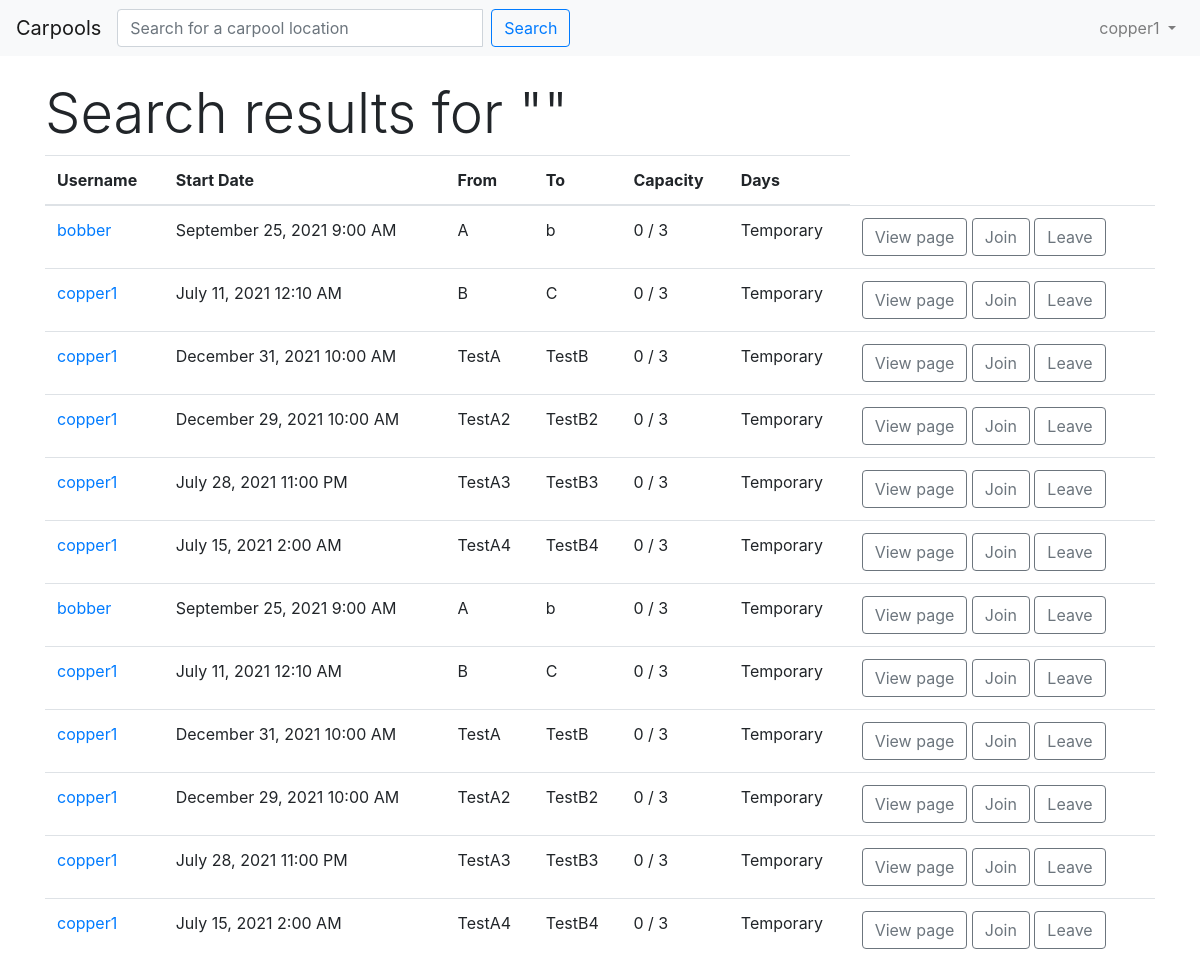
The app's page /search (signed in), older data.
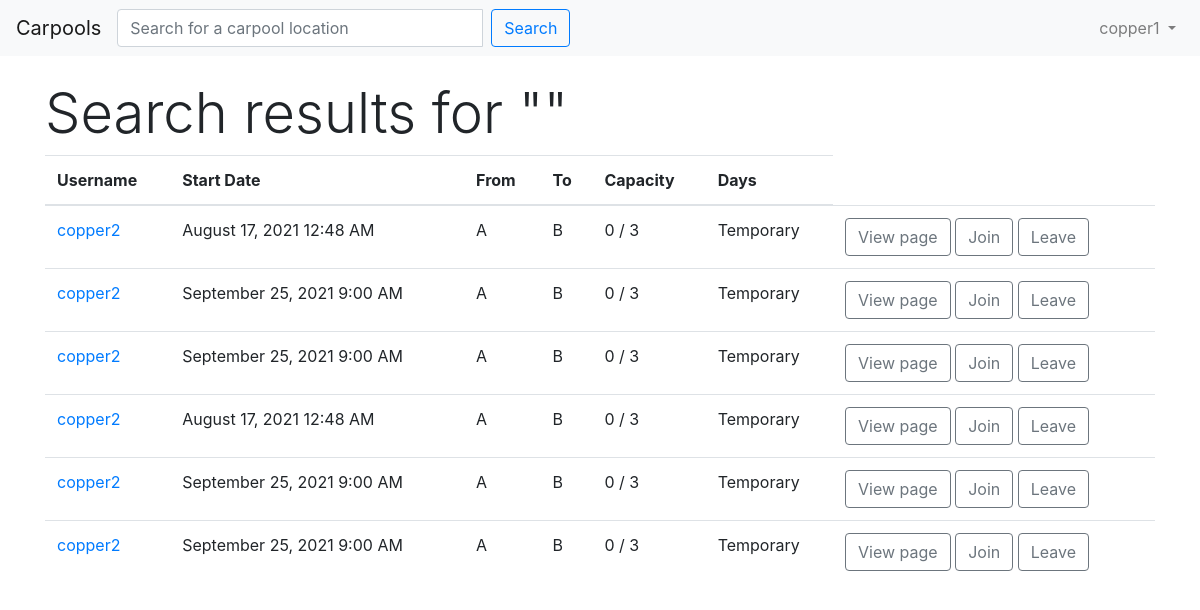
The same page, newer data.
### carpool/models.py (models this page shows, shortened)
class Carpool(db.Model):
    id = db.Column(db.Integer, primary_key=True)
    name = db.Column(db.String(32), index=True)
    summary = db.Column(db.String(128))
    time_created = db.Column(db.DateTime(), index=True)
    user_id = db.Column(db.Integer, db.ForeignKey("user.id"))
    from_location = db.Column(db.String(32))
    to_location = db.Column(db.String(32))
    quantity = db.Column(db.Integer, default = 0)
    capacity = db.Column(db.Integer)
    start = db.Column(db.DateTime())
    carpool_type = db.Column(db.String(16))
    days = db.Column(db.String(32))

### carpool/routes.py (the view)
@app.route("/search")
@login_required
def search():
    if "query" in request.args:
        query = request.args["query"]
    else:
        query = ""
    arrival = Carpool.query.filter(Carpool.from_location.like(f"%{query}%")).all()
    destination = Carpool.query.filter(Carpool.to_location.like(f"%{query}%")).all()
    if len(arrival) == 0 and len(destination) == 0:
        flash("No results found", "danger")
        render_template("search.html")
    return render_template("search.html", query=query, arrival=arrival, destination = destination)

### carpool/models.py (called while the page is built)
@login_manager.user_loader
def load_user(id):
    return User.query.get(int(id))

### carpool/templates/search.html (shortened to what this page needs)
{% extends "base.html" %}
{% block content %}
    <div class="container">
        <h1 class="display-4">Search results for "{{ query }}"</h1>
        <table class="table">
            <thead>
                <tr>
                    <th scope="col">Username</th>
					<th scope="col">Start Date</th>
                    <th scope="col">From</th>
					<th scope="col">To</th>
					<th scope="col">Capacity</th>
					<th scope="col">Days</th>
                </tr>
            </thead>
            <tbody>
                {% for carpool in arrival %}
                    <tr>
                        <td><a href="/my_carpools/{{ carpool["name"] }}">{{ carpool["name"] }}</a></td>
						<td>{{ moment(carpool["start"]).format('LLL') }}</td>
                        <td>{{ carpool["from_location"] }}</td>
						<td>{{ carpool["to_location"] }}</td>
						<td>{{ carpool["quantity"] }} / {{ carpool["capacity"] }}</td>
						{% if carpool["carpool_type"] == "reoccurring" %}
							<td>{{ carpool["days"] }}</td>
						{% else %}
							<td>Temporary</td>
						{% endif %}
						<td>
						<a
						class="btn btn-outline-secondary"
						href="/carpools/{{ carpool['id'] }}"
						>View page</a
						>
						<a
						class="btn btn-outline-secondary"
						href="/join/{{ carpool['id'] }}"
						>Join</a
						>
						<a
						class="btn btn-outline-secondary"
						href="/leave/{{ carpool['id'] }}"
						>Leave</a
						>
						</td>
					</tr>
                {% endfor %}
				{% for carpool in destination %}
                    <tr>
                        <td><a href="/my_carpools/{{ carpool["name"] }}">{{ carpool["name"] }}</a></td>
						<td>{{ moment(carpool["start"]).format('LLL') }}</td>
                        <td>{{ carpool["from_location"] }}</td>
						<td>{{ carpool["to_location"] }}</td>
						<td>{{ carpool["quantity"] }} / {{ carpool["capacity"] }}</td>
						{% if carpool["carpool_type"] == "reoccurring" %}
							<td>{{ carpool["days"] }}</td>
						{% else %}
							<td>Temporary</td>
						{% endif %}
						<td>
						<a
						class="btn btn-outline-secondary"
						href="/carpools/{{ carpool['id'] }}"
						>View page</a
						>
						<a
						class="btn btn-outline-secondary"
						href="/join/{{ carpool['id'] }}"
						>Join</a
						>
						<a
						class="btn btn-outline-secondary"
						href="/leave/{{ carpool['id'] }}"
						>Leave</a
						>
						</td>
                    </tr>
                {% endfor %}
            </tbody>
        </table>
    </div>
{% endblock %}

Row changes from the older to the newer data that the page shows:
removed Carpool: name "copper1", start "July 11, 2021 12:10 AM", from_location "B", to_location "C", quantity "0", capacity "3", carpool_type "Temporary"
removed Carpool: name "copper1", start "December 31, 2021 10:00 AM", from_location "TestA", to_location "TestB", quantity "0", capacity "3", carpool_type "Temporary"
removed Carpool: name "copper1", start "December 29, 2021 10:00 AM", from_location "TestA2", to_location "TestB2", quantity "0", capacity "3", carpool_type "Temporary"
removed Carpool: name "copper1", start "July 28, 2021 11:00 PM", from_location "TestA3", to_location "TestB3", quantity "0", capacity "3", carpool_type "Temporary"
removed Carpool: name "copper1", start "July 15, 2021 2:00 AM", from_location "TestA4", to_location "TestB4", quantity "0", capacity "3", carpool_type "Temporary"
changed Carpool: name "bobber" → "copper2"; start "September 25, 2021 9:00 AM" → "August 17, 2021 12:48 AM"; to_location "b" → "B"
added Carpool: name "copper2", start "September 25, 2021 9:00 AM", from_location "A", to_location "B", quantity "0", capacity "3", carpool_type "Temporary"
added Carpool: name "copper2", start "September 25, 2021 9:00 AM", from_location "A", to_location "B", quantity "0", capacity "3", carpool_type "Temporary"
